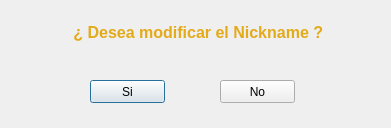
<?xml version="1.0" encoding="UTF-8"?>
<ui version="4.0">
 <class>Dialog</class>
 <widget class="QDialog" name="Dialog">
  <property name="geometry">
   <rect>
    <x>0</x>
    <y>0</y>
    <width>391</width>
    <height>128</height>
   </rect>
  </property>
  <property name="windowTitle">
   <string>Dialog</string>
  </property>
  <widget class="QPushButton" name="btnYes">
   <property name="geometry">
    <rect>
     <x>90</x>
     <y>80</y>
     <width>75</width>
     <height>23</height>
    </rect>
   </property>
   <property name="text">
    <string>Si</string>
   </property>
  </widget>
  <widget class="QPushButton" name="btnNo">
   <property name="geometry">
    <rect>
     <x>220</x>
     <y>80</y>
     <width>75</width>
     <height>23</height>
    </rect>
   </property>
   <property name="text">
    <string>No</string>
   </property>
  </widget>
  <widget class="QLabel" name="label">
   <property name="geometry">
    <rect>
     <x>5</x>
     <y>12</y>
     <width>391</width>
     <height>41</height>
    </rect>
   </property>
   <property name="text">
    <string>&lt;html&gt;&lt;head/&gt;&lt;body&gt;&lt;p align=&quot;center&quot;&gt;&lt;span style=&quot; font-size:12pt; font-weight:600; color:#e3aa19;&quot;&gt;¿ Desea modificar el Nickname ? &lt;/span&gt;&lt;/p&gt;&lt;/body&gt;&lt;/html&gt;</string>
   </property>
  </widget>
 </widget>
 <resources/>
 <connections/>
</ui>
